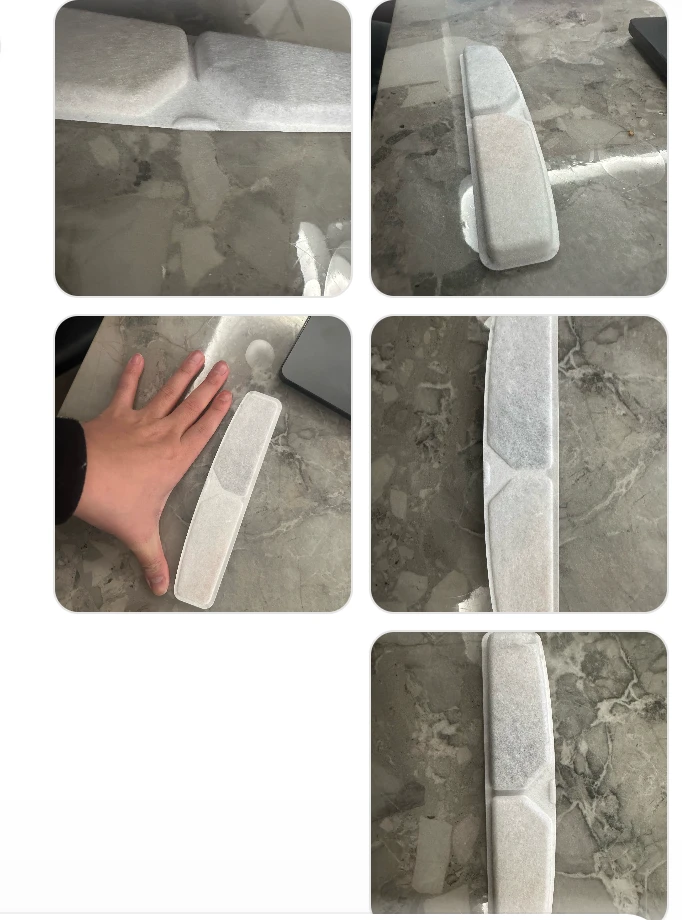
#> input picture products/filter_pad/photos/real_marble_5shots.webp, 682 x 920 px
$ python grade_check.py ../products/filter_pad/photos/real_marble_5shots.webp
#> lines starting #> are read from the running program, lines starting #| are printed output that depends on the picture
#!/usr/bin/env python3
"""Uta Style 调色与尺寸自检。

用法：
  python3 tools/grade_check.py [--dark|--outdoor|--contrast] [--json]
      [--slot G1|S|AP-PC|AP-M] img [img ...]

默认是 UTA §9.1 A 档的六项指标，但暗部 p5 按 2026-11-15 确认的 D3
改为 p5 ≤ 0.12，不再使用 0.12–0.24 这一历史下限。
--contrast 改按 §6F：p5 ≤ 0.12、p95−p5 ≥ 0.80、亮度标准差 ≥ 0.25、
L<0.2 的像素占 10%–20%，平均亮度仍是 0.55–0.69。
--contrast 不检查饱和度和 R−B；那两项仍在默认 A 档、--dark、--outdoor 里。
--dark 是 §9.1 B 档，阈值与改前脚本相同。
--outdoor 是 §12A.2，阈值与改前脚本相同。
三种模式互斥。

色调仍先缩到 400×400 再计算，和本脚本改前一致。
UTA §6F.1 与 §9 写的是 200×200。两套下采样的数字不一定相同。
本次不改边长，避免把未要求的口径变化写进既有验收。

--slot 检查原始像素，不看 400×400：
  G1     2000×2000，并检查最外一圈像素全部为 RGB 255,255,255
  S      1600×2000
  AP-PC  1464×600，或母版 2928×1200
  AP-M   600×450，或母版 1200×900
AGENTS §0.4 的 2508×2508、2000×2500 是高清目标，不是本旗标的通过尺寸。

任意一项越界，退出码为 1。用法错误或文件打不开，退出码为 2。
--json 时把同一结论打到 stdout。

不能判断，也不要当成已经判断：字体、错字、产品外形、表情、「能联想到」。
纯色底和白底图不适合用生活场景色调区间解释。白底主图用 --slot G1，不要加 --contrast。
"""
import json
import sys

import numpy as np
from PIL import Image

# 生活场景 A 档（UTA §9.1）。p5 上限 0.12 来自 §6F 与 D3；
# 历史区间 0.12–0.24 不再当作下限。
A = {
    "L_mean": (0.55, 0.69),
    "L_std": (0.22, 0.28),
    "p5": (None, 0.12),
    "p95": (0.88, 0.97),
    "sat": (0.22, 0.30),
    "warm_RminusB": (0.07, 0.15),
}
# 暗场科技/夜景（第 9.1 节 B 模式）。与改前脚本相同。
D = {
    "L_mean": (0.26, 0.37),
    "L_std": (0.18, 0.27),
    "p5": (0.04, 0.09),
    "p95": (0.55, 0.75),
    "sat": (0.37, 0.60),
    "warm_RminusB": (0.06, 0.23),
}
# 户外场景（第 12A.2 节）。p5 只设下限，p95 只设上限。与改前脚本相同。
O = {
    "L_mean": (0.50, 0.70),
    "L_std": (0.22, 0.30),
    "p5": (0.12, None),
    "p95": (None, 0.97),
    "sat": (0.22, 0.40),
    "warm_RminusB": (-0.02, 0.10),
}
SLOT_SIZES = {
    "G1": ((2000, 2000),),
    "S": ((1600, 2000),),
    "AP-PC": ((1464, 600), (2928, 1200)),
    "AP-M": ((600, 450), (1200, 900)),
}


def flag_bounds(lo, hi, x):
    if (lo is None or x >= lo) and (hi is None or x <= hi):
        return ""
    if lo is None:
        return f"(!≤{hi})"
    if hi is None:
        return f"(!≥{lo})"
    return f"(!{lo}–{hi})"


def luminance_metrics(path):
    image = Image.open(path).convert("RGB")
    size = image.size
    sample = np.asarray(image.resize((400, 400))).astype(float) / 255
    r, g, b = sample[..., 0], sample[..., 1], sample[..., 2]
    lum = 0.2126 * r + 0.7152 * g + 0.0722 * b
    mx, mn = sample.max(2), sample.min(2)
    sat = np.where(mx > 0, (mx - mn) / np.maximum(mx, 1e-6), 0)
    values = {
        "L_mean": float(lum.mean()),
        "L_std": float(lum.std()),
        "p5": float(np.percentile(lum, 5)),
        "p95": float(np.percentile(lum, 95)),
        "sat": float(sat.mean()),
        "warm_RminusB": float((r - b).mean()),
        "span_p95_minus_p5": float(np.percentile(lum, 95) - np.percentile(lum, 5)),
        "dark_fraction_L_lt_0_2": float((lum < 0.2).mean()),
    }
    return image, size, values


def contrast_flags(values):
    """§6F。只返回越界项名称。"""
    flags = []
    if not 0.55 <= values["L_mean"] <= 0.69:
        flags.append("L_mean")
    if values["L_std"] < 0.25:
        flags.append("L_std")
    if values["p5"] > 0.12:
        flags.append("p5")
    if values["span_p95_minus_p5"] < 0.80:
        flags.append("span_p95_minus_p5")
    dark = values["dark_fraction_L_lt_0_2"]
    if dark < 0.10 or dark > 0.20:
        flags.append("dark_fraction_L_lt_0_2")
    return flags


def band_flags(bounds, values):
    flags = []
    for key, (lo, hi) in bounds.items():
        if flag_bounds(lo, hi, values[key]):
            flags.append(key)
    return flags


def edge_is_pure_white(image):
    """最外一圈像素全部为 RGB 255。用原始图，不使用 400×400 缩图。"""
    rgb = np.asarray(image.convert("RGB"))
    top = rgb[0, :, :]
    bottom = rgb[-1, :, :]
    left = rgb[:, 0, :]
    right = rgb[:, -1, :]
    edge = np.concatenate((top, bottom, left, right), axis=0)
    return bool(np.all(edge == 255))


def check_slot(slot, size, image):
    allowed = SLOT_SIZES[slot]
    size_ok = size in allowed
    white_ok = None
    notes = []
    if not size_ok:
        want = " 或 ".join(f"{w}×{h}" for w, h in allowed)
        notes.append(f"size {size[0]}×{size[1]} (!{want})")
    if slot == "G1":
        white_ok = edge_is_pure_white(image)
        if not white_ok:
            notes.append("white_edge (!RGB 255)")
    return size_ok, white_ok, notes


def parse_args(argv):
    mode = "A"
    mode_flags = []
    as_json = False
    slot = None
    files = []
    i = 0
    while i < len(argv):
        arg = argv[i]
        if arg == "--json":
            as_json = True
        elif arg in ("--dark", "--outdoor", "--contrast"):
            mode_flags.append(arg)
        elif arg == "--slot":
            if i + 1 >= len(argv):
                return None, "缺少 --slot 的值"
            slot = argv[i + 1]
            i += 1
            if slot not in SLOT_SIZES:
                return None, f"未知图位 {slot}；只能是 G1、S、AP-PC、AP-M"
        elif arg.startswith("-"):
            return None, f"未知参数 {arg}"
        else:
            files.append(arg)
        i += 1
    if len(mode_flags) > 1:
        return None, " --dark、--outdoor、--contrast 只能选一个"
    if mode_flags == ["--dark"]:
        mode = "dark"
    elif mode_flags == ["--outdoor"]:
        mode = "outdoor"
    elif mode_flags == ["--contrast"]:
        mode = "contrast"
    if not files:
        return None, "没有图片路径"
    return {"mode": mode, "json": as_json, "slot": slot, "files": files}, None


def evaluate(path, mode, slot):
    image, size, values = luminance_metrics(path)
    # 白底主图不是生活场景。只写 --slot G1 时不套用 A 档色调。
    # 调用方如果明确加了 --contrast / --dark / --outdoor，色调检查仍然执行。
    skip_tone = slot == "G1" and mode == "A"
    if skip_tone:
        flags = []
        shown = []
    elif mode == "contrast":
        flags = contrast_flags(values)
        shown = [
            "L_mean",
            "L_std",
            "p5",
            "p95",
            "span_p95_minus_p5",
            "dark_fraction_L_lt_0_2",
        ]
    else:
        bounds = {"A": A, "dark": D, "outdoor": O}[mode]
        flags = band_flags(bounds, values)
        shown = list(bounds)
    size_ok = None
    white_ok = None
    slot_notes = []
    if slot:
        size_ok, white_ok, slot_notes = check_slot(slot, size, image)
        if size_ok is False:
            flags.append("size")
        if white_ok is False:
            flags.append("white_edge")
    text_parts = []
    for key in shown:
        mark = ""
        if key in flags:
            if mode == "contrast":
                mark = "(!§6F)"
            else:
                bounds = {"A": A, "dark": D, "outdoor": O}[mode]
                mark = flag_bounds(*bounds[key], values[key])
        text_parts.append(f"{key}={values[key]:.3f}{mark}")
    text_parts.extend(slot_notes)
    return {
        "file": path,
        "width": size[0],
        "height": size[1],
        "metrics": {key: round(values[key], 6) for key in values},
        "flags": flags,
        "size_ok": size_ok,
        "white_edge_ok": white_ok,
        "pass": not flags,
        "tone_skipped": bool(skip_tone),
        "text": path + " " + (" ".join(text_parts) if text_parts else "tone=skipped_white_main"),
    }


def main(argv=None):
    argv = list(sys.argv[1:] if argv is None else argv)
    parsed, error = parse_args(argv)
    if error:
        print(error, file=sys.stderr)
        if argv and "--json" in argv:
            print(json.dumps({"pass": False, "error": error}, ensure_ascii=False))
        return 2
    results = []
    try:
        for path in parsed["files"]:
            results.append(evaluate(path, parsed["mode"], parsed["slot"]))
#> in luminance_metrics, image is the input picture: PIL image 682x920 RGB; mean R, G, B 172.9, 169, 161.4
#> in luminance_metrics, `sample = np.asarray(image.resize((400, 400))).astype(float) / 255`:
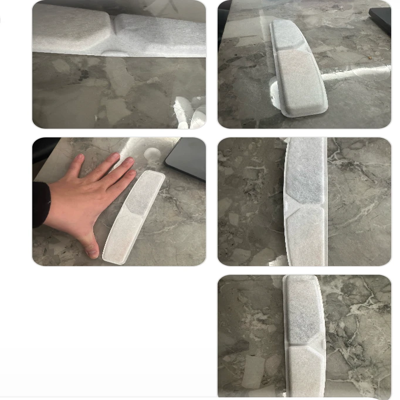
#> sample: shape (400, 400, 3) float64; mean R, G, B 0.678, 0.663, 0.633
#> in luminance_metrics, `r, g, b = sample[..., 0], sample[..., 1], sample[..., 2]`:
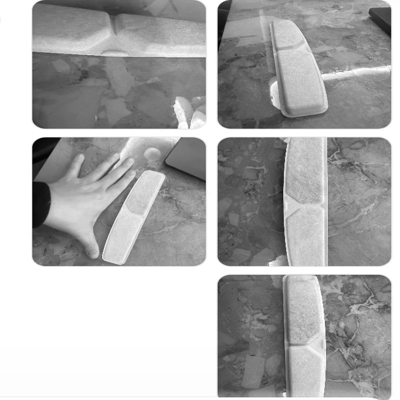
#> r: shape (400, 400) float64; min 0, max 1, mean 0.678
#> in luminance_metrics, `r, g, b = sample[..., 0], sample[..., 1], sample[..., 2]`:
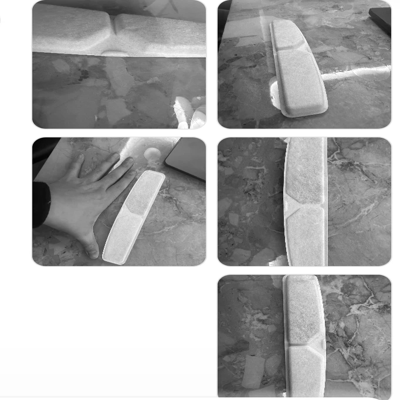
#> g: shape (400, 400) float64; min 0, max 1, mean 0.663
#> in luminance_metrics, `sat = np.where(mx > 0, (mx - mn) / np.maximum(mx, 1e-6), 0)`:
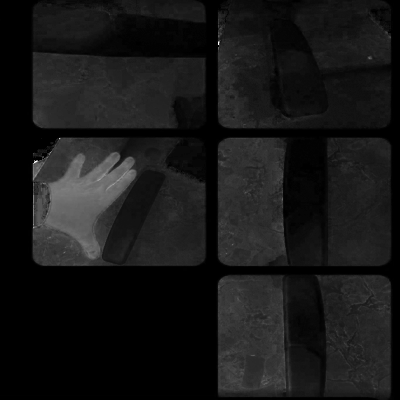
#> sat: shape (400, 400) float64; min 0, max 1, mean 0.0923
#> in luminance_metrics, `values = { "L_mean": float(lum.mean()), "L_std": float(lum.std()), "p5..`: values = {'L_mean': 0.664, 'L_std': 0.264, 'p5': 0.293, 'p95': 1, 'sat': 0.0923, 'warm_RminusB': 0.0452, 'span_p95_minus_p5': 0.707, 'dark_fraction_L_lt_0_2': 0.0138}
#> in evaluate, `image, size, values = luminance_metrics(path)`: size = (682, 920)
#> after the loop in band_flags, `for key, (lo, hi) in bounds.items():`: flags = ['p5', 'p95', 'sat', 'warm_RminusB']
#> in evaluate, `shown = list(bounds)`: shown = ['L_mean', 'L_std', 'p5', 'p95', 'sat', 'warm_RminusB']
#> the loop in evaluate, `for key in shown:` made 6 passes
#> (key, mark) on passes 1 to 6: ('L_mean', ''), ('L_std', ''), ('p5', '(!≤0.12)'), ('p95', '(!0.88–0.97)'), ('sat', '(!0.22–0.3)'), ('warm_RminusB', '(!0.07–0.15)')
#> after the loop in evaluate, `for key in shown:`: text_parts = ['L_mean=0.664', 'L_std=0.264', 'p5=0.293(!≤0.12)', 'p95=1.000(!0.88–0.97)', 'sat=0.092(!0.22–0.3)', 'warm_RminusB=0.045(!0.07–0.15)']
    except (OSError, ValueError) as exc:
        message = f"无法读取图片：{exc}"
        print(message, file=sys.stderr)
        if parsed["json"]:
            print(json.dumps({"pass": False, "error": message}, ensure_ascii=False))
        return 2
    passed = all(item["pass"] for item in results)
#> passed = False
    payload = {
        "mode": parsed["mode"],
        "slot": parsed["slot"],
        "sample": "400x400",
        "sample_note": "UTA §6F.1 与 §9 写 200×200；本脚本保持改前的 400×400。",
        "cannot_judge": ["字体", "错字", "产品外形", "表情", "能联想到"],
        "pass": passed,
        "results": results,
    }
    if parsed["json"]:
        print(json.dumps(payload, ensure_ascii=False))
    else:
        for item in results:
            print(item["text"])
#> this loop made 1 pass
#| ../products/filter_pad/photos/real_marble_5shots.webp L_mean=0.664 L_std=0.264 p5=0.293(!≤0.12) p95=1.000(!0.88–0.97) sat=0.092(!0.22–0.3) warm_RminusB=0.045(!0.07–0.15)
    return 0 if passed else 1


if __name__ == "__main__":
#> (the run stopped early here; a loop or call above may not have finished)
